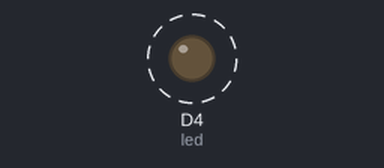
A sketch run on a simulated ESP8266 (NodeMCU). Shown: output pins drawn as LEDs (lit = HIGH). Dashed ring = blinking.

Above: at 0.5 s.
Timing chart, 0 to 4.6 s (numbered marks = the images above):
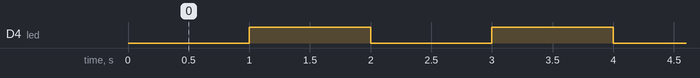

Measured:
- by itself, D4 (led): alternates HIGH for 1.0 s and LOW for 1.0 s

The sketch:

led.ino
```cpp
#define led D4 //controlling led connected to pin D4
void setup() {
  pinMode(led,OUTPUT); // declaring pinmode
}

void loop() {
  digitalWrite(led,0); //turns led on
  delay(1000); // 1000 milliseconds or 1 second delay
  digitalWrite(led,1); //turns led off
  delay(1000); // 1 second delay
}
```
